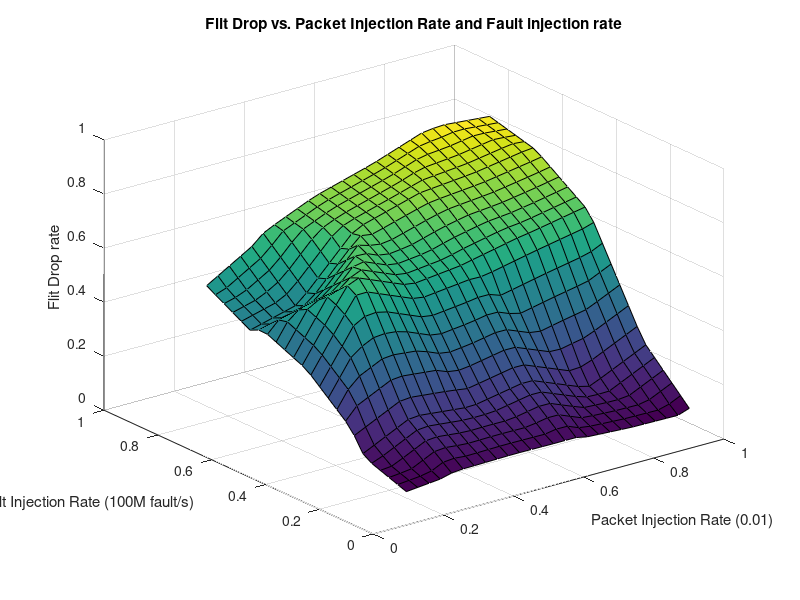

Reproduce this figure in MATLAB.
 
X = [0.1666666667, 0.1666666667, 0.1666666667, 0.1666666667, 0.1666666667, 0.3333333333, 0.3333333333, 0.3333333333, 0.3333333333, 0.3333333333, 0.5, 0.5, 0.5, 0.5, 0.5, 0.6666666667, 0.6666666667, 0.6666666667, 0.6666666667, 0.6666666667, 0.8333333333, 0.8333333333, 0.8333333333, 0.8333333333, 0.8333333333, 1, 1, 1, 1, 1] ;
Y =[0.9, 0.7, 0.5, 0.3, 0.1, 0.9, 0.7, 0.5, 0.3, 0.1, 0.9, 0.7, 0.5, 0.3, 0.1, 0.9, 0.7, 0.5, 0.3, 0.1, 0.9, 0.7, 0.5, 0.3, 0.1, 0.9, 0.7, 0.5, 0.3, 0.1] ;
Z = [0.4576124567, 0.3463541667, 0.2592105263, 0.08684210526, 0.01578947368, 0.5867117117, 0.4047297297, 0.5872252747, 0.1916666667, 0.03742937853, 0.6808957313, 0.6297709924, 0.4976937269, 0.1694335938, 0.04233067729, 0.7439199791, 0.6925566343, 0.5226628895, 0.2103658537, 0.04048742138, 0.8214059197, 0.7137096774, 0.5690607735, 0.1237046632, 0.02836411609, 0.8026365706, 0.7497126437, 0.6110019646, 0.2253325942, 0.02552816901];

[xx,yy] = meshgrid (linspace (0,1,32));
zz = griddata (X, Y, Z, xx, yy);	
surf (xx, yy, zz);
title ("Flit Drop vs. Packet Injection Rate and Fault injection rate");
xlabel ("Packet Injection Rate (0.01)");
ylabel ("Fault Injection Rate (100M fault/s)");
zlabel ("Flit Drop rate");
saveas (1, "FI.png");